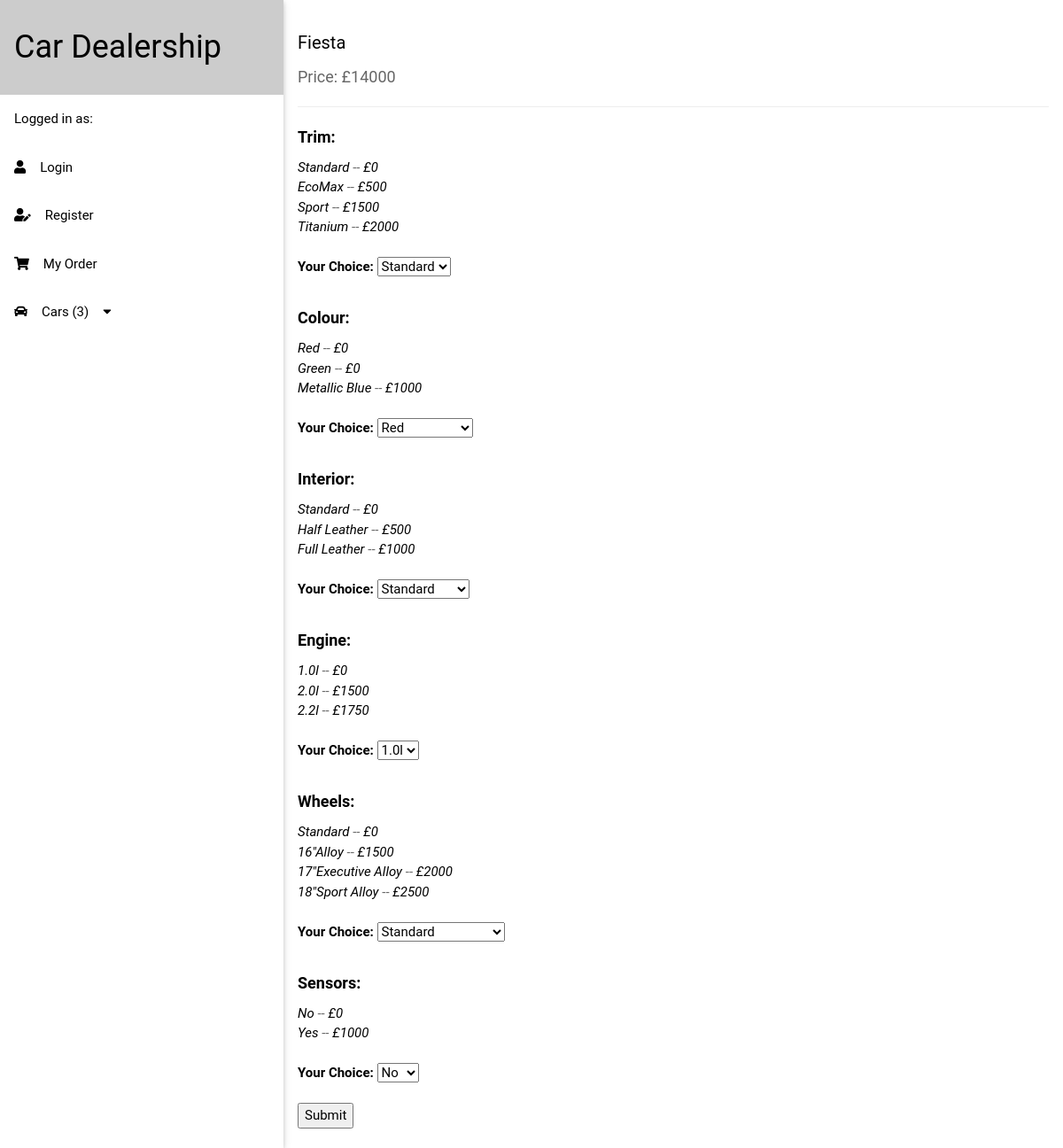
The page / on the database its author committed.
### tables this page shows
CREATE TABLE cars(
   id int(10) not null auto_increment primary key,
   name varchar(355) not null,
   price int(10) not null
);

CREATE TABLE car_options(
   id int(10) not null auto_increment primary key,
   car_id int(10) not null,
   configuration varchar(355) not null,
   name varchar(355) not null,
   price int(10) not null,
   FOREIGN KEY (car_id) REFERENCES cars(id)
);

### index.php (called while the page is built, shortened)
<?php $page='home';?>
<?php require 'bootstrap/db.php';?>
<?php require 'views/header.php';?>
<?php require 'views/navbar.php';?>
<?php require 'views/pages/home.php';?>
<?php require 'views/footer.php';?>

### views/pages/home.php (the view, shortened to what this page needs)
<?php
$sql = "SELECT id, name, price FROM cars";
$cars = mysqli_query($conn, $sql);
if (mysqli_num_rows($cars) > 0) {
	while($car = mysqli_fetch_assoc($cars)) {
		echo '<div id="' .$car['id']. '" class="container car"><br><h4>' .$car['name']. '</h4><h5 class="opacity">Price: £' .$car['price']. '</h5><hr><form method="post">';
		$car_id=$car["id"];
		$options = array('Trim', 'Colour', 'Interior', 'Engine', 'Wheels', 'Sensors');
		foreach ($options as $option) {
			$sql = "SELECT name, price FROM car_options WHERE car_id='$car_id' AND configuration='$option'";
			$options = mysqli_query($conn, $sql);
			echo'<h5><b> '.$option.': </b></h5>';
			if ($options->num_rows > 0) {
				while($row = $options->fetch_assoc()) {
					echo'<i>' .$row['name']. '</i><span class="opacity"> -- </span><i>£' .$row['price']. '</i><br>';
				}
			}
			echo'<br><b>Your Choice: </b><select name="'.$option.'">';
			$options = mysqli_query($conn, $sql);
			if ($options->num_rows > 0) {
				while($option = $options->fetch_assoc()) {
					echo'<option value="' .$option['name']. '">' .$option['name']. '</option>';
				}
			}
			echo'</select><br><br>';
		}
		echo'<input type="submit" name="submit" value="Submit"></form><br></div>';
		}
	}
echo'</div><script>var openTab = document.getElementById("firstTab");openTab.click();</script>';
?>

### views/header.php (shortened to what this page needs)
<!DOCTYPE html>
<head>
<html lang="en">
<link rel="stylesheet" href="../ce29x/css/style.css">
<link rel="stylesheet" href="https://use.fontawesome.com/releases/v5.6.3/css/all.css">
</head>
<body>

### views/navbar.php (shortened to what this page needs)
<nav class="sidebar bar-block collapse white animate-left card" style="z-index:3;width:320px;" id="sidemenu">
  <a href="javascript:void(0)" class="bar-item button border-bottom large"><h1>Car Dealership</h1></a>
  <a href="#" class="bar-item button hover-white left-align"><?php echo'  Logged in as: '.$_SESSION["user_email"].'';?></a>
  <a href="../ce29x/login.php" class="bar-item button hover-light-grey left-align"><i class="fa fa-user margin-right"></i>Login</a>
  <a href="../ce29x/register.php" class="bar-item button hover-light-grey left-align"><i class="fa fa-user-edit margin-right"></i>Register</a>
  <a href="../ce29x/order.php" class="bar-item button hover-light-grey left-align"><i class="fa fa-shopping-cart margin-right"></i>My Order</a>
  <?php
	if ($page=='home'){
		echo'<a id="carsBtn" onclick="showCars(', "'carsTab'", ')" href="javascript:void(0)" class="bar-item button"><i class="fa fa-car margin-right"></i>Cars (3)<i class="fa fa-caret-down margin-left"></i></a>';
	}
	else{
		echo'<a href="../ce29x/index.php" class="bar-item button hover-light-grey left-align"><i class="fa fa-car margin-right"></i>Cars</a>';
	}
	?>
</nav>
<div class="main" style="margin-left:320px;">

### views/footer.php (shortened to what this page needs)
</body>
</html>

### css/style.css (style rules this page uses)
html { box-sizing:border-box }
*,*:before,*:after { box-sizing:inherit }
html { -ms-text-size-adjust:100%;-webkit-text-size-adjust:100% }
body { margin:0 }
article,aside,details,figcaption,figure,footer,header,main,menu,nav,section,summary { display:block }
a { background-color:transparent;-webkit-text-decoration-skip:objects }
hr { box-sizing:content-box;height:0;overflow:visible }
button,input,select,textarea { font:inherit;margin:0 }
button,input { overflow:visible }
button,select { text-transform:none }
button,html [type=button],[type=reset],[type=submit] { -webkit-appearance:button }
html,body { font-family:Verdana,sans-serif;font-size:15px;line-height:1.5 }
html { overflow-x:hidden }
h1 { font-size:36px }
h4 { font-size:20px }
h5 { font-size:18px }
h1,h2,h3,h4,h5,h6 { font-family:"Segoe UI",Arial,sans-serif;font-weight:400;margin:10px 0 }
hr { border:0;border-top:1px solid #eee;margin:20px 0 }
a { color:inherit }
.btn,.button { border:none;display:inline-block;padding:8px 16px;vertical-align:middle;overflow:hidden;text-decoration:none;color:inherit;background-color:inherit;text-align:center;cursor:pointer;white-space:nowrap }
.btn,.button { -webkit-touch-callout:none;-webkit-user-select:none;-khtml-user-select:none;-moz-user-select:none;-ms-user-select:none;user-select:none }
.sidebar { height:100%;width:200px;background-color:#fff;position:fixed!important;z-index:1;overflow:auto }
.main,#main { transition:margin-left .4s }
.bar-block .bar-item { width:100%;display:block;padding:8px 16px;text-align:left;border:none;white-space:normal;float:none;outline:0 }
.container:after,.container:before,.panel:after,.panel:before,.row:after,.row:before,.row-padding:after,.row-padding:before, .cell-row:before,.cell-row:after,.clear:after,.clear:before,.bar:before,.bar:after { content:"";display:table;clear:both }
@media (min-width:993px) { .sidebar.collapse { display:block!important } }
.container,.panel { padding:0.01em 16px }
.card,.card-2 { box-shadow:0 2px 5px 0 rgba(0,0,0,0.16),0 2px 10px 0 rgba(0,0,0,0.12) }
.animate-left { position:relative;animation:animateleft 0.4s }
.opacity,.hover-opacity:hover { opacity:0.60 }
.large { font-size:18px!important }
.left-align { text-align:left!important }
.border-bottom { border-bottom:1px solid #ccc!important }
.margin-left { margin-left:16px!important }
.margin-right { margin-right:16px!important }
.white,.hover-white:hover { color:#000!important;background-color:#fff!important }

### views/header.php (style rules this page uses)
html,body,h1,h2,h3,h4,h5 { font-family: "RobotoDraft", "Roboto", sans-serif }
.bar-block .bar-item { padding: 16px }

### rows shown on the page
cars: name "Fiesta", price "14000", option "Trim", option "Colour", option "Interior", option "Engine", option "Wheels", option "Sensors"
car_options: name "Standard", price "0"
car_options: name "EcoMax", price "500"
car_options: name "Sport", price "1500"
car_options: name "Titanium", price "2000"
car_options: name "Red", price "0"
car_options: name "Green", price "0"
car_options: name "Metallic Blue", price "1000"
car_options: name "Standard", price "0"
car_options: name "Half Leather", price "500"
car_options: name "Full Leather", price "1000"
car_options: name "1.0l", price "0"
car_options: name "2.0l", price "1500"
car_options: name "2.2l", price "1750"
car_options: name "Standard", price "0"
car_options: name "16\"Alloy", price "1500"
car_options: name "17\"Executive Alloy", price "2000"
car_options: name "18\"Sport Alloy", price "2500"
car_options: name "No", price "0"
car_options: name "Yes", price "1000"

### other values the page prints
form field Trim "Standard"
form field Colour "Red"
form field Interior "Standard"
form field Engine "1.0l"
form field Wheels "Standard"
form field Sensors "No"
